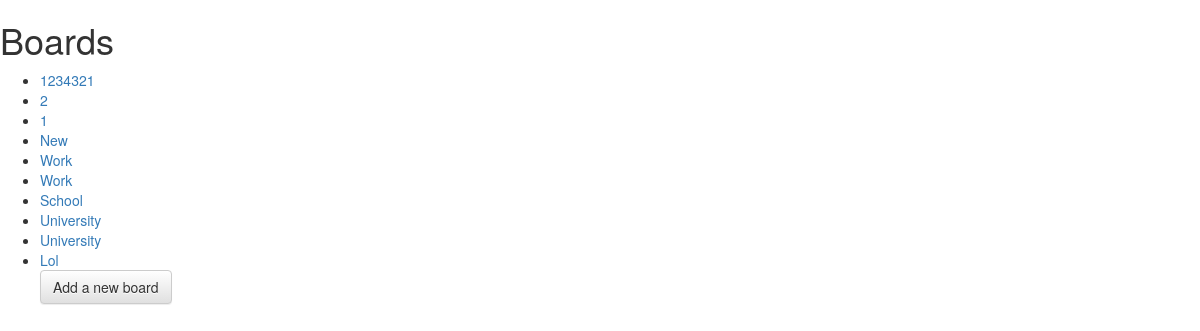
The app's page /boards/, older data.
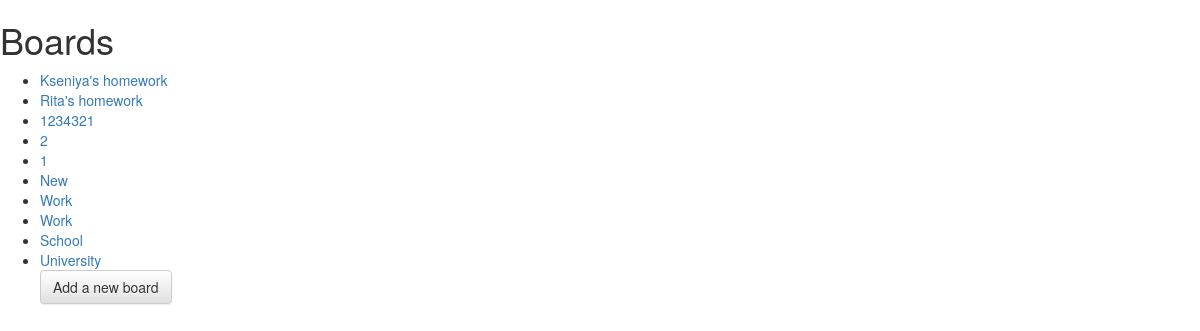
The same page, newer data.
### boards/models.py (models this page shows, shortened)
class Board(models.Model):
    board_name = models.CharField(max_length=200)
    creation_date = models.DateTimeField('date of creation', default=datetime.now, blank=True)

### boards/views.py (the view)
def index(request):
    boards = Board.objects.order_by('-creation_date')[:10]
    context = {
        'boards': boards,
    }
    return render(request, 'boards/index.html', context)

### boards/templates/boards/index.html
<h1>Boards
<link rel="stylesheet" href="//maxcdn.bootstrapcdn.com/bootstrap/3.2.0/css/bootstrap.min.css">
<link rel="stylesheet" href="//maxcdn.bootstrapcdn.com/bootstrap/3.2.0/css/bootstrap-theme.min.css">
</h1>
{% if boards %}
    <ul>
    {% for board in boards %}
        <li><a href="{% url 'boards:board_content' board.id %}">{{ board.board_name }}</a></li>
    {% endfor %}
    <a href="{% url 'boards:board_new' %}" button type="submit" class="save btn btn-default">Add a new board</a>
    </ul>
{% else %}
    <p>No boards are available.</p>
{% endif %}

Row changes from the older to the newer data that the page shows:
no longer on this page (row unchanged): Board: board_name "University"
no longer on this page (row unchanged): Board: board_name "Lol"
added Board: board_name "Kseniya's homework"
added Board: board_name "Rita's homework"
